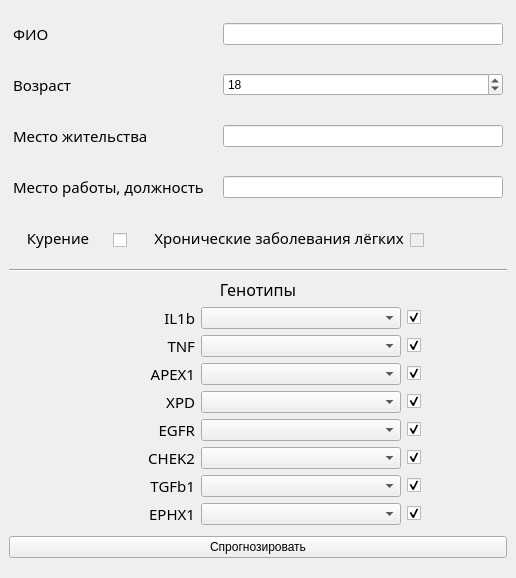
<?xml version="1.0" encoding="UTF-8"?>
<ui version="4.0">
 <class>MainWindow</class>
 <widget class="QMainWindow" name="MainWindow">
  <property name="geometry">
   <rect>
    <x>0</x>
    <y>0</y>
    <width>516</width>
    <height>578</height>
   </rect>
  </property>
  <property name="windowTitle">
   <string>RandomForestClassifier for lung cancer</string>
  </property>
  <widget class="QWidget" name="centralwidget">
   <layout class="QVBoxLayout" name="verticalLayout">
    <item>
     <layout class="QHBoxLayout" name="horizontalLayout">
      <item>
       <widget class="QLabel" name="label">
        <property name="sizePolicy">
         <sizepolicy hsizetype="Fixed" vsizetype="Fixed">
          <horstretch>0</horstretch>
          <verstretch>0</verstretch>
         </sizepolicy>
        </property>
        <property name="minimumSize">
         <size>
          <width>200</width>
          <height>40</height>
         </size>
        </property>
        <property name="font">
         <font>
          <family>Bahnschrift SemiBold</family>
          <pointsize>11</pointsize>
         </font>
        </property>
        <property name="text">
         <string>ФИО</string>
        </property>
       </widget>
      </item>
      <item>
       <widget class="QLineEdit" name="textName">
        <property name="minimumSize">
         <size>
          <width>0</width>
          <height>22</height>
         </size>
        </property>
        <property name="maximumSize">
         <size>
          <width>280</width>
          <height>16777215</height>
         </size>
        </property>
       </widget>
      </item>
     </layout>
    </item>
    <item>
     <layout class="QHBoxLayout" name="horizontalLayout_2">
      <item>
       <widget class="QLabel" name="label_2">
        <property name="sizePolicy">
         <sizepolicy hsizetype="Fixed" vsizetype="Fixed">
          <horstretch>0</horstretch>
          <verstretch>0</verstretch>
         </sizepolicy>
        </property>
        <property name="minimumSize">
         <size>
          <width>200</width>
          <height>40</height>
         </size>
        </property>
        <property name="font">
         <font>
          <family>Bahnschrift SemiBold</family>
          <pointsize>11</pointsize>
         </font>
        </property>
        <property name="text">
         <string>Возраст</string>
        </property>
       </widget>
      </item>
      <item>
       <widget class="QSpinBox" name="textAge">
        <property name="minimumSize">
         <size>
          <width>0</width>
          <height>22</height>
         </size>
        </property>
        <property name="maximumSize">
         <size>
          <width>280</width>
          <height>16777215</height>
         </size>
        </property>
        <property name="minimum">
         <number>1</number>
        </property>
        <property name="maximum">
         <number>150</number>
        </property>
        <property name="value">
         <number>18</number>
        </property>
       </widget>
      </item>
     </layout>
    </item>
    <item>
     <layout class="QHBoxLayout" name="horizontalLayout_3">
      <item>
       <widget class="QLabel" name="label_3">
        <property name="sizePolicy">
         <sizepolicy hsizetype="Fixed" vsizetype="Fixed">
          <horstretch>0</horstretch>
          <verstretch>0</verstretch>
         </sizepolicy>
        </property>
        <property name="minimumSize">
         <size>
          <width>200</width>
          <height>40</height>
         </size>
        </property>
        <property name="font">
         <font>
          <family>Bahnschrift SemiBold</family>
          <pointsize>11</pointsize>
         </font>
        </property>
        <property name="text">
         <string>Место жительства</string>
        </property>
       </widget>
      </item>
      <item>
       <widget class="QLineEdit" name="textPlace">
        <property name="minimumSize">
         <size>
          <width>0</width>
          <height>22</height>
         </size>
        </property>
        <property name="maximumSize">
         <size>
          <width>280</width>
          <height>16777215</height>
         </size>
        </property>
       </widget>
      </item>
     </layout>
    </item>
    <item>
     <layout class="QHBoxLayout" name="horizontalLayout_4">
      <property name="sizeConstraint">
       <enum>QLayout::SetDefaultConstraint</enum>
      </property>
      <item>
       <widget class="QLabel" name="label_4">
        <property name="sizePolicy">
         <sizepolicy hsizetype="Fixed" vsizetype="Fixed">
          <horstretch>0</horstretch>
          <verstretch>0</verstretch>
         </sizepolicy>
        </property>
        <property name="minimumSize">
         <size>
          <width>200</width>
          <height>40</height>
         </size>
        </property>
        <property name="font">
         <font>
          <family>Bahnschrift SemiBold</family>
          <pointsize>11</pointsize>
         </font>
        </property>
        <property name="text">
         <string>Место работы, должность</string>
        </property>
       </widget>
      </item>
      <item>
       <widget class="QLineEdit" name="textJob">
        <property name="minimumSize">
         <size>
          <width>0</width>
          <height>22</height>
         </size>
        </property>
        <property name="maximumSize">
         <size>
          <width>280</width>
          <height>16777215</height>
         </size>
        </property>
       </widget>
      </item>
     </layout>
    </item>
    <item>
     <layout class="QHBoxLayout" name="horizontalLayout_5">
      <item>
       <widget class="QLabel" name="label_5">
        <property name="sizePolicy">
         <sizepolicy hsizetype="Minimum" vsizetype="Minimum">
          <horstretch>0</horstretch>
          <verstretch>0</verstretch>
         </sizepolicy>
        </property>
        <property name="minimumSize">
         <size>
          <width>30</width>
          <height>40</height>
         </size>
        </property>
        <property name="font">
         <font>
          <family>Bahnschrift SemiBold</family>
          <pointsize>11</pointsize>
         </font>
        </property>
        <property name="text">
         <string>Курение</string>
        </property>
        <property name="alignment">
         <set>Qt::AlignCenter</set>
        </property>
       </widget>
      </item>
      <item>
       <layout class="QVBoxLayout" name="verticalLayout_2">
        <property name="spacing">
         <number>0</number>
        </property>
        <property name="sizeConstraint">
         <enum>QLayout::SetMinAndMaxSize</enum>
        </property>
        <property name="leftMargin">
         <number>0</number>
        </property>
        <property name="topMargin">
         <number>5</number>
        </property>
        <property name="rightMargin">
         <number>21</number>
        </property>
        <item>
         <widget class="QCheckBox" name="is_Smoking">
          <property name="sizePolicy">
           <sizepolicy hsizetype="Fixed" vsizetype="Fixed">
            <horstretch>0</horstretch>
            <verstretch>0</verstretch>
           </sizepolicy>
          </property>
          <property name="minimumSize">
           <size>
            <width>10</width>
            <height>0</height>
           </size>
          </property>
          <property name="text">
           <string/>
          </property>
          <property name="iconSize">
           <size>
            <width>16</width>
            <height>16</height>
           </size>
          </property>
          <property name="tristate">
           <bool>false</bool>
          </property>
         </widget>
        </item>
       </layout>
      </item>
      <item>
       <widget class="QLabel" name="label_6">
        <property name="sizePolicy">
         <sizepolicy hsizetype="Minimum" vsizetype="Fixed">
          <horstretch>0</horstretch>
          <verstretch>0</verstretch>
         </sizepolicy>
        </property>
        <property name="minimumSize">
         <size>
          <width>50</width>
          <height>40</height>
         </size>
        </property>
        <property name="font">
         <font>
          <family>Bahnschrift SemiBold</family>
          <pointsize>11</pointsize>
         </font>
        </property>
        <property name="text">
         <string>Хронические заболевания лёгких</string>
        </property>
        <property name="alignment">
         <set>Qt::AlignCenter</set>
        </property>
        <property name="margin">
         <number>5</number>
        </property>
       </widget>
      </item>
      <item>
       <layout class="QVBoxLayout" name="verticalLayout_3">
        <property name="leftMargin">
         <number>0</number>
        </property>
        <property name="topMargin">
         <number>5</number>
        </property>
        <item>
         <widget class="QCheckBox" name="is_Discrease">
          <property name="enabled">
           <bool>false</bool>
          </property>
          <property name="text">
           <string/>
          </property>
         </widget>
        </item>
       </layout>
      </item>
     </layout>
    </item>
    <item>
     <layout class="QVBoxLayout" name="verticalLayout_4">
      <item>
       <widget class="Line" name="line">
        <property name="orientation">
         <enum>Qt::Horizontal</enum>
        </property>
       </widget>
      </item>
      <item>
       <widget class="QLabel" name="label_7">
        <property name="sizePolicy">
         <sizepolicy hsizetype="Expanding" vsizetype="Fixed">
          <horstretch>0</horstretch>
          <verstretch>0</verstretch>
         </sizepolicy>
        </property>
        <property name="font">
         <font>
          <family>Bahnschrift SemiBold</family>
          <pointsize>12</pointsize>
         </font>
        </property>
        <property name="text">
         <string>Генотипы</string>
        </property>
        <property name="alignment">
         <set>Qt::AlignCenter</set>
        </property>
       </widget>
      </item>
      <item>
       <layout class="QHBoxLayout" name="horizontalLayout_6">
        <item>
         <widget class="QLabel" name="label_8">
          <property name="sizePolicy">
           <sizepolicy hsizetype="Minimum" vsizetype="Minimum">
            <horstretch>0</horstretch>
            <verstretch>0</verstretch>
           </sizepolicy>
          </property>
          <property name="minimumSize">
           <size>
            <width>0</width>
            <height>0</height>
           </size>
          </property>
          <property name="font">
           <font>
            <family>Bahnschrift SemiBold</family>
            <pointsize>11</pointsize>
           </font>
          </property>
          <property name="text">
           <string>IL1b</string>
          </property>
          <property name="alignment">
           <set>Qt::AlignRight|Qt::AlignTrailing|Qt::AlignVCenter</set>
          </property>
         </widget>
        </item>
        <item>
         <widget class="QComboBox" name="cB_IL1b">
          <property name="sizePolicy">
           <sizepolicy hsizetype="Fixed" vsizetype="Fixed">
            <horstretch>0</horstretch>
            <verstretch>0</verstretch>
           </sizepolicy>
          </property>
          <property name="minimumSize">
           <size>
            <width>200</width>
            <height>22</height>
           </size>
          </property>
         </widget>
        </item>
        <item>
         <widget class="QCheckBox" name="is_IL1b">
          <property name="sizePolicy">
           <sizepolicy hsizetype="Fixed" vsizetype="Fixed">
            <horstretch>0</horstretch>
            <verstretch>0</verstretch>
           </sizepolicy>
          </property>
          <property name="minimumSize">
           <size>
            <width>100</width>
            <height>0</height>
           </size>
          </property>
          <property name="focusPolicy">
           <enum>Qt::StrongFocus</enum>
          </property>
          <property name="layoutDirection">
           <enum>Qt::LeftToRight</enum>
          </property>
          <property name="text">
           <string/>
          </property>
          <property name="checked">
           <bool>true</bool>
          </property>
         </widget>
        </item>
       </layout>
      </item>
      <item>
       <layout class="QHBoxLayout" name="horizontalLayout_7">
        <item>
         <widget class="QLabel" name="label_9">
          <property name="sizePolicy">
           <sizepolicy hsizetype="Minimum" vsizetype="Minimum">
            <horstretch>0</horstretch>
            <verstretch>0</verstretch>
           </sizepolicy>
          </property>
          <property name="minimumSize">
           <size>
            <width>0</width>
            <height>0</height>
           </size>
          </property>
          <property name="font">
           <font>
            <family>Bahnschrift SemiBold</family>
            <pointsize>11</pointsize>
           </font>
          </property>
          <property name="text">
           <string>TNF</string>
          </property>
          <property name="alignment">
           <set>Qt::AlignRight|Qt::AlignTrailing|Qt::AlignVCenter</set>
          </property>
         </widget>
        </item>
        <item>
         <widget class="QComboBox" name="cB_TNF">
          <property name="sizePolicy">
           <sizepolicy hsizetype="Fixed" vsizetype="Fixed">
            <horstretch>0</horstretch>
            <verstretch>0</verstretch>
           </sizepolicy>
          </property>
          <property name="minimumSize">
           <size>
            <width>200</width>
            <height>22</height>
           </size>
          </property>
         </widget>
        </item>
        <item>
         <widget class="QCheckBox" name="is_TNF">
          <property name="sizePolicy">
           <sizepolicy hsizetype="Fixed" vsizetype="Fixed">
            <horstretch>0</horstretch>
            <verstretch>0</verstretch>
           </sizepolicy>
          </property>
          <property name="minimumSize">
           <size>
            <width>100</width>
            <height>0</height>
           </size>
          </property>
          <property name="focusPolicy">
           <enum>Qt::StrongFocus</enum>
          </property>
          <property name="layoutDirection">
           <enum>Qt::LeftToRight</enum>
          </property>
          <property name="text">
           <string/>
          </property>
          <property name="checked">
           <bool>true</bool>
          </property>
         </widget>
        </item>
       </layout>
      </item>
      <item>
       <layout class="QHBoxLayout" name="horizontalLayout_8">
        <item>
         <widget class="QLabel" name="label_10">
          <property name="sizePolicy">
           <sizepolicy hsizetype="Minimum" vsizetype="Minimum">
            <horstretch>0</horstretch>
            <verstretch>0</verstretch>
           </sizepolicy>
          </property>
          <property name="minimumSize">
           <size>
            <width>0</width>
            <height>0</height>
           </size>
          </property>
          <property name="font">
           <font>
            <family>Bahnschrift SemiBold</family>
            <pointsize>11</pointsize>
           </font>
          </property>
          <property name="text">
           <string>APEX1</string>
          </property>
          <property name="alignment">
           <set>Qt::AlignRight|Qt::AlignTrailing|Qt::AlignVCenter</set>
          </property>
         </widget>
        </item>
        <item>
         <widget class="QComboBox" name="cB_APEX1">
          <property name="sizePolicy">
           <sizepolicy hsizetype="Fixed" vsizetype="Fixed">
            <horstretch>0</horstretch>
            <verstretch>0</verstretch>
           </sizepolicy>
          </property>
          <property name="minimumSize">
           <size>
            <width>200</width>
            <height>22</height>
           </size>
          </property>
         </widget>
        </item>
        <item>
         <widget class="QCheckBox" name="is_APEX1">
          <property name="sizePolicy">
           <sizepolicy hsizetype="Fixed" vsizetype="Fixed">
            <horstretch>0</horstretch>
            <verstretch>0</verstretch>
           </sizepolicy>
          </property>
          <property name="minimumSize">
           <size>
            <width>100</width>
            <height>0</height>
           </size>
          </property>
          <property name="focusPolicy">
           <enum>Qt::StrongFocus</enum>
          </property>
          <property name="layoutDirection">
           <enum>Qt::LeftToRight</enum>
          </property>
          <property name="text">
           <string/>
          </property>
          <property name="checked">
           <bool>true</bool>
          </property>
         </widget>
        </item>
       </layout>
      </item>
      <item>
       <layout class="QHBoxLayout" name="horizontalLayout_11">
        <item>
         <widget class="QLabel" name="label_11">
          <property name="sizePolicy">
           <sizepolicy hsizetype="Minimum" vsizetype="Minimum">
            <horstretch>0</horstretch>
            <verstretch>0</verstretch>
           </sizepolicy>
          </property>
          <property name="minimumSize">
           <size>
            <width>0</width>
            <height>0</height>
           </size>
          </property>
          <property name="font">
           <font>
            <family>Bahnschrift SemiBold</family>
            <pointsize>11</pointsize>
           </font>
          </property>
          <property name="text">
           <string>XPD</string>
          </property>
          <property name="alignment">
           <set>Qt::AlignRight|Qt::AlignTrailing|Qt::AlignVCenter</set>
          </property>
         </widget>
        </item>
        <item>
         <widget class="QComboBox" name="cB_XPD">
          <property name="sizePolicy">
           <sizepolicy hsizetype="Fixed" vsizetype="Fixed">
            <horstretch>0</horstretch>
            <verstretch>0</verstretch>
           </sizepolicy>
          </property>
          <property name="minimumSize">
           <size>
            <width>200</width>
            <height>22</height>
           </size>
          </property>
         </widget>
        </item>
        <item>
         <widget class="QCheckBox" name="is_XPD">
          <property name="sizePolicy">
           <sizepolicy hsizetype="Fixed" vsizetype="Fixed">
            <horstretch>0</horstretch>
            <verstretch>0</verstretch>
           </sizepolicy>
          </property>
          <property name="minimumSize">
           <size>
            <width>100</width>
            <height>0</height>
           </size>
          </property>
          <property name="focusPolicy">
           <enum>Qt::StrongFocus</enum>
          </property>
          <property name="layoutDirection">
           <enum>Qt::LeftToRight</enum>
          </property>
          <property name="text">
           <string/>
          </property>
          <property name="checked">
           <bool>true</bool>
          </property>
         </widget>
        </item>
       </layout>
      </item>
      <item>
       <layout class="QHBoxLayout" name="horizontalLayout_12">
        <property name="sizeConstraint">
         <enum>QLayout::SetDefaultConstraint</enum>
        </property>
        <item>
         <widget class="QLabel" name="label_12">
          <property name="sizePolicy">
           <sizepolicy hsizetype="Minimum" vsizetype="Minimum">
            <horstretch>0</horstretch>
            <verstretch>0</verstretch>
           </sizepolicy>
          </property>
          <property name="minimumSize">
           <size>
            <width>0</width>
            <height>0</height>
           </size>
          </property>
          <property name="font">
           <font>
            <family>Bahnschrift SemiBold</family>
            <pointsize>11</pointsize>
           </font>
          </property>
          <property name="text">
           <string>EGFR</string>
          </property>
          <property name="alignment">
           <set>Qt::AlignRight|Qt::AlignTrailing|Qt::AlignVCenter</set>
          </property>
         </widget>
        </item>
        <item>
         <widget class="QComboBox" name="cB_EGFR">
          <property name="sizePolicy">
           <sizepolicy hsizetype="Fixed" vsizetype="Fixed">
            <horstretch>0</horstretch>
            <verstretch>0</verstretch>
           </sizepolicy>
          </property>
          <property name="minimumSize">
           <size>
            <width>200</width>
            <height>22</height>
           </size>
          </property>
         </widget>
        </item>
        <item>
         <widget class="QCheckBox" name="is_EGFR">
          <property name="sizePolicy">
           <sizepolicy hsizetype="Fixed" vsizetype="Fixed">
            <horstretch>0</horstretch>
            <verstretch>0</verstretch>
           </sizepolicy>
          </property>
          <property name="minimumSize">
           <size>
            <width>100</width>
            <height>0</height>
           </size>
          </property>
          <property name="focusPolicy">
           <enum>Qt::StrongFocus</enum>
          </property>
          <property name="layoutDirection">
           <enum>Qt::LeftToRight</enum>
          </property>
          <property name="text">
           <string/>
          </property>
          <property name="checked">
           <bool>true</bool>
          </property>
         </widget>
        </item>
       </layout>
      </item>
      <item>
       <layout class="QHBoxLayout" name="horizontalLayout_13">
        <item>
         <widget class="QLabel" name="label_13">
          <property name="sizePolicy">
           <sizepolicy hsizetype="Minimum" vsizetype="Minimum">
            <horstretch>0</horstretch>
            <verstretch>0</verstretch>
           </sizepolicy>
          </property>
          <property name="minimumSize">
           <size>
            <width>0</width>
            <height>0</height>
           </size>
          </property>
          <property name="font">
           <font>
            <family>Bahnschrift SemiBold</family>
            <pointsize>11</pointsize>
           </font>
          </property>
          <property name="text">
           <string>CHEK2</string>
          </property>
          <property name="alignment">
           <set>Qt::AlignRight|Qt::AlignTrailing|Qt::AlignVCenter</set>
          </property>
         </widget>
        </item>
        <item>
         <widget class="QComboBox" name="cB_CHEK2">
          <property name="sizePolicy">
           <sizepolicy hsizetype="Fixed" vsizetype="Fixed">
            <horstretch>0</horstretch>
            <verstretch>0</verstretch>
           </sizepolicy>
          </property>
          <property name="minimumSize">
           <size>
            <width>200</width>
            <height>22</height>
           </size>
          </property>
         </widget>
        </item>
        <item>
         <widget class="QCheckBox" name="is_CHEK2">
          <property name="sizePolicy">
           <sizepolicy hsizetype="Fixed" vsizetype="Fixed">
            <horstretch>0</horstretch>
            <verstretch>0</verstretch>
           </sizepolicy>
          </property>
          <property name="minimumSize">
           <size>
            <width>100</width>
            <height>0</height>
           </size>
          </property>
          <property name="focusPolicy">
           <enum>Qt::StrongFocus</enum>
          </property>
          <property name="layoutDirection">
           <enum>Qt::LeftToRight</enum>
          </property>
          <property name="text">
           <string/>
          </property>
          <property name="checked">
           <bool>true</bool>
          </property>
         </widget>
        </item>
       </layout>
      </item>
      <item>
       <layout class="QHBoxLayout" name="horizontalLayout_14">
        <item>
         <widget class="QLabel" name="label_14">
          <property name="sizePolicy">
           <sizepolicy hsizetype="Minimum" vsizetype="Minimum">
            <horstretch>0</horstretch>
            <verstretch>0</verstretch>
           </sizepolicy>
          </property>
          <property name="minimumSize">
           <size>
            <width>0</width>
            <height>0</height>
           </size>
          </property>
          <property name="font">
           <font>
            <family>Bahnschrift SemiBold</family>
            <pointsize>11</pointsize>
           </font>
          </property>
          <property name="text">
           <string>TGFb1</string>
          </property>
          <property name="alignment">
           <set>Qt::AlignRight|Qt::AlignTrailing|Qt::AlignVCenter</set>
          </property>
         </widget>
        </item>
        <item>
         <widget class="QComboBox" name="cB_TGFb1">
          <property name="sizePolicy">
           <sizepolicy hsizetype="Fixed" vsizetype="Fixed">
            <horstretch>0</horstretch>
            <verstretch>0</verstretch>
           </sizepolicy>
          </property>
          <property name="minimumSize">
           <size>
            <width>200</width>
            <height>22</height>
           </size>
          </property>
         </widget>
        </item>
        <item>
         <widget class="QCheckBox" name="is_TGFb1">
          <property name="sizePolicy">
           <sizepolicy hsizetype="Fixed" vsizetype="Fixed">
            <horstretch>0</horstretch>
            <verstretch>0</verstretch>
           </sizepolicy>
          </property>
          <property name="minimumSize">
           <size>
            <width>100</width>
            <height>0</height>
           </size>
          </property>
          <property name="focusPolicy">
           <enum>Qt::StrongFocus</enum>
          </property>
          <property name="layoutDirection">
           <enum>Qt::LeftToRight</enum>
          </property>
          <property name="text">
           <string/>
          </property>
          <property name="checked">
           <bool>true</bool>
          </property>
         </widget>
        </item>
       </layout>
      </item>
      <item>
       <layout class="QHBoxLayout" name="horizontalLayout_15">
        <item>
         <widget class="QLabel" name="label_15">
          <property name="sizePolicy">
           <sizepolicy hsizetype="Minimum" vsizetype="Minimum">
            <horstretch>0</horstretch>
            <verstretch>0</verstretch>
           </sizepolicy>
          </property>
          <property name="minimumSize">
           <size>
            <width>0</width>
            <height>0</height>
           </size>
          </property>
          <property name="font">
           <font>
            <family>Bahnschrift SemiBold</family>
            <pointsize>11</pointsize>
           </font>
          </property>
          <property name="text">
           <string>EPHX1</string>
          </property>
          <property name="alignment">
           <set>Qt::AlignRight|Qt::AlignTrailing|Qt::AlignVCenter</set>
          </property>
         </widget>
        </item>
        <item>
         <widget class="QComboBox" name="cB_EPHX1">
          <property name="sizePolicy">
           <sizepolicy hsizetype="Fixed" vsizetype="Fixed">
            <horstretch>0</horstretch>
            <verstretch>0</verstretch>
           </sizepolicy>
          </property>
          <property name="minimumSize">
           <size>
            <width>200</width>
            <height>22</height>
           </size>
          </property>
         </widget>
        </item>
        <item>
         <widget class="QCheckBox" name="is_EPHX1">
          <property name="sizePolicy">
           <sizepolicy hsizetype="Fixed" vsizetype="Fixed">
            <horstretch>0</horstretch>
            <verstretch>0</verstretch>
           </sizepolicy>
          </property>
          <property name="minimumSize">
           <size>
            <width>100</width>
            <height>0</height>
           </size>
          </property>
          <property name="focusPolicy">
           <enum>Qt::StrongFocus</enum>
          </property>
          <property name="layoutDirection">
           <enum>Qt::LeftToRight</enum>
          </property>
          <property name="text">
           <string/>
          </property>
          <property name="checked">
           <bool>true</bool>
          </property>
         </widget>
        </item>
       </layout>
      </item>
     </layout>
    </item>
    <item>
     <widget class="QPushButton" name="btn_Calc">
      <property name="text">
       <string>Спрогнозировать</string>
      </property>
     </widget>
    </item>
   </layout>
  </widget>
  <widget class="QMenuBar" name="menubar">
   <property name="geometry">
    <rect>
     <x>0</x>
     <y>0</y>
     <width>516</width>
     <height>21</height>
    </rect>
   </property>
  </widget>
 </widget>
 <resources/>
 <connections/>
</ui>
